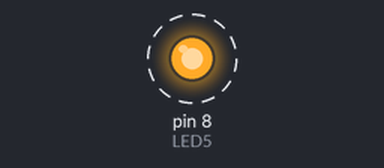
Bench run of a sketch on a simulated Arduino Uno, built with avr-gcc and run on an emulated ATmega328P. Shown: output pins drawn as LEDs (lit = HIGH). Dashed ring = blinking.

Above: at 0.5 s.
Timing chart, 0 to 4.6 s (numbered marks = the images above):
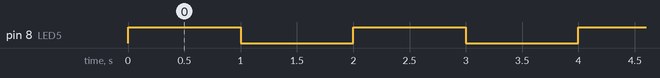

The sketch:

Montagem1_2.ino
```cpp
/*
  Programa criado para testar nosso hardware - 2020 - 2
*/

//Constantes do programa - mapa de I/O's
const byte SERVO = 5;
const byte MOTOR_DC = 3;
const byte POTENCIOMETRO = 0;
const byte LDR = 1;
const byte CHAVE_1 = 2;
const byte CHAVE_2 = 6;
const byte CHAVE_3 = 7;
const byte CHAVES[] = {CHAVE_1, CHAVE_2, CHAVE_3};
const byte LED1 = 12;
const byte LED2 = 11;
const byte LED3 = 10;
const byte LED4 = 9;
const byte LED5 = 8;
const byte LEDS[] = {LED1, LED2, LED3, LED4, LED5};


void setup() {
  pinMode(LED5, OUTPUT);
}

void loop() {
  digitalWrite(LED5, HIGH);
  delay(1000);
  digitalWrite(LED5, LOW);
  delay(1000);
}
```

Measured:
- by itself, pin 8 (LED5): alternates HIGH for 1.0 s and LOW for 1.0 s
